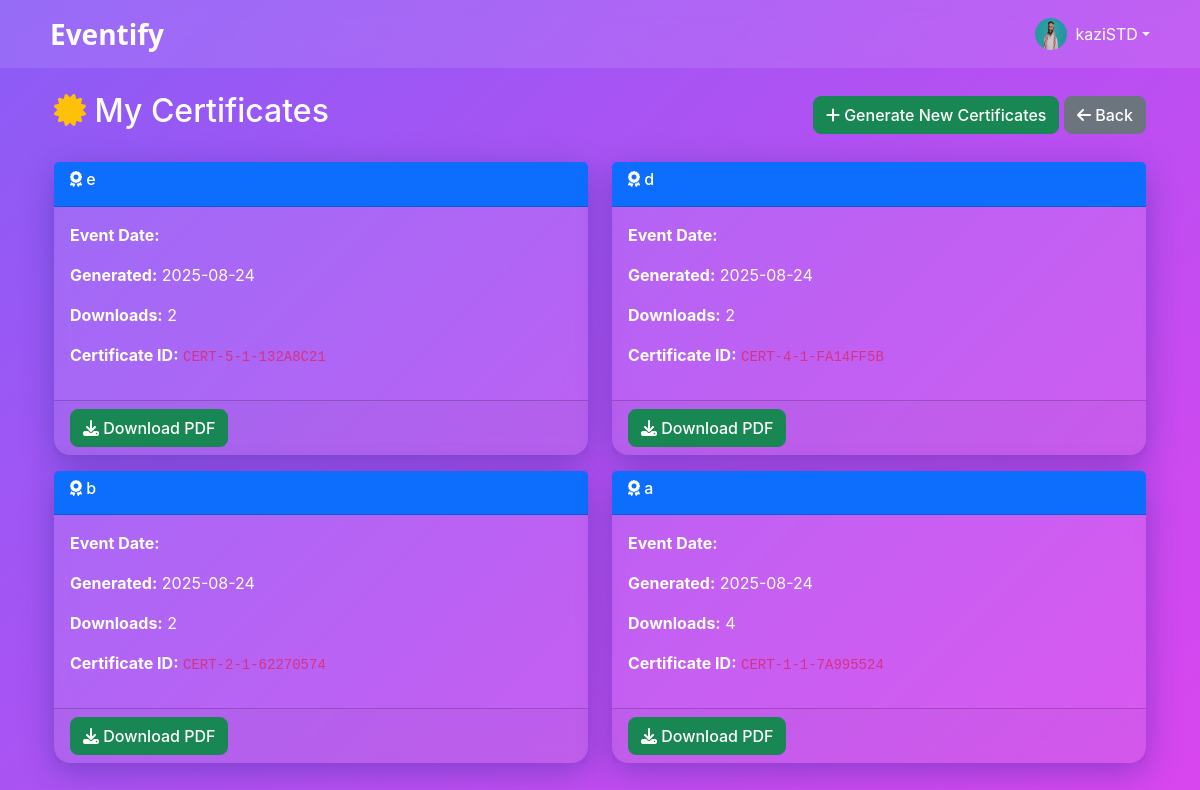
/student/certificates (signed in), run on the app's committed database.
### models/user.py (models this page shows, shortened)
class User(UserMixin, db.Model):
    __tablename__ = 'users'
    id = db.Column(db.Integer, primary_key=True)
    username = db.Column(db.String(80), unique=True, nullable=False)
    email = db.Column(db.String(120), unique=True, nullable=False)
    password_hash = db.Column(db.String(128), nullable=False)
    role = db.Column(db.String(20), nullable=False, default='student')  # 'student' or 'admin'
    created_at = db.Column(db.DateTime, default=datetime.utcnow)
    profile_image = db.Column(db.String(255), default=None)
    registered_events = db.relationship('Event', secondary='event_registrations', back_populates='registered_users')
    created_events = db.relationship('Event', foreign_keys='Event.creator_id', back_populates='creator')
    def is_student(self):
        return self.role == 'student'

### views/student.py (the view)
@student_bp.route('/certificates')
@login_required
def certificates():
    if cert_generator is None:
        init_certificate_generator()
    user_certificates = cert_generator.get_user_certificates(current_user.id)
    eligible_events = cert_generator.get_user_eligible_events(current_user)
    pending_events = cert_generator.get_user_pending_events(current_user)
    return render_template('student/certificates.html',
                         certificates=user_certificates,
                         eligible_events=eligible_events,
                         pending_events=pending_events)

### utils/certificate_generator.py (called while the page is built, shortened)
    def _load_records(self):
        try:
            with open(self.records_file, 'r') as f:
                return json.load(f)
        except:
            return {}

    def get_user_certificates(self, user_id):
        records = self._load_records()
        user_certs = []
        for cert_id, data in records.items():
            if data['user_id'] == user_id and data.get('is_valid', True):
                user_certs.append({
                    'id': cert_id,
                    'event_id': data['event_id'],
                    'event_title': data['event_title'],
                    'generated_at': data['generated_at'],
                    'download_count': data.get('download_count', 0),
                    'filename': data['filename']
                })
        return sorted(user_certs, key=lambda x: x['generated_at'], reverse=True)

    def get_user_eligible_events(self, user):
        eligible_events = []
        completed_cert_event_ids = []
        user_certs = self.get_user_certificates(user.id)
        completed_cert_event_ids = [cert['event_id'] for cert in user_certs]
        return eligible_events

    def get_user_pending_events(self, user):
        pending_events = []
        return pending_events

### views/student.py (called while the page is built)
@student_bp.before_request
@login_required
def require_student():
    if not current_user.is_student():
        flash('Access denied. Students only.', 'error')
        return redirect(url_for('admin.dashboard'))

### templates/student/certificates.html (shortened to what this page needs)
{% extends "base.html" %}
{% block content %}
<div class="container mt-4">
    <div class="d-flex justify-content-between align-items-center mb-4">
        <h2><i class="fas fa-certificate text-warning"></i> My Certificates</h2>
        <div>
            <a href="{{ url_for('student.generate_all_certificates') }}" class="btn btn-success">
                <i class="fas fa-plus"></i> Generate New Certificates
            </a>
            <a href="{{ url_for('student.dashboard') }}" class="btn btn-secondary">
                <i class="fas fa-arrow-left"></i> Back
            </a>
        </div>
    </div>
    {% if certificates %}
    <div class="row">
        {% for cert in certificates %}
        <div class="col-md-6 mb-3">
            <div class="card">
                <div class="card-header bg-primary text-white">
                    <h6><i class="fas fa-award"></i> {{ cert.event_title }}</h6>
                </div>
                <div class="card-body">
                    <p><strong>Event Date:</strong> {{ cert.event_date }}</p>
                    <p><strong>Generated:</strong> {{ cert.generated_at[:10] }}</p>
                    <p><strong>Downloads:</strong> {{ cert.download_count }}</p>
                    <p><strong>Certificate ID:</strong> <code>{{ cert.id }}</code></p>
                </div>
                <div class="card-footer">
                    <a href="{{ url_for('student.download_certificate_simple', cert_id=cert.id) }}"
                       class="btn btn-success">
                        <i class="fas fa-download"></i> Download PDF
                    </a>
                </div>
            </div>
        </div>
        {% endfor %}
    </div>
    {% endif %}
</div>
{% endblock %}

### templates/base.html (shortened to what this page needs)
<!DOCTYPE html>
<html lang="en" data-bs-theme="light">
<head>
    <link href="https://cdn.jsdelivr.net/npm/bootstrap@5.3.1/dist/css/bootstrap.min.css" rel="stylesheet">
    <link href="https://cdnjs.cloudflare.com/ajax/libs/font-awesome/6.4.2/css/all.min.css" rel="stylesheet">
    <link href="{{ url_for('static', filename='css/base.css') }}" rel="stylesheet">
</head>
<body class="modern-theme">
    <nav class="navbar navbar-expand-lg glass-nav">
        <div class="container">
            <a class="navbar-brand d-flex align-items-center" href="{{ url_for('index') }}">
                    <span class="brand-text">Eventify</span>
            </a>
            {% if current_user.is_authenticated %}
            <ul class="navbar-nav ms-auto">
                <li class="nav-item dropdown">
                    <a class="nav-link dropdown-toggle d-flex align-items-center" href="#" id="userDropdown" role="button" data-bs-toggle="dropdown" aria-expanded="false">
                        <div class="d-flex align-items-center">
                            <img src="{{ url_for('static', filename=current_user.profile_image) if current_user.profile_image else url_for('static', filename='img/default_profile.png') }}"
                                alt="Profile" class="rounded-circle me-2" width="32" height="32">
                            <span class="text-white">{{ current_user.username }}</span>
                        </div>
                    </a>
                </li>
            </ul>
            {% endif %}
        </div>
    </nav>
    <main class="container mt-4">
        <div class="content-wrapper">
            {% block content %}{% endblock %}
        </div>
    </main>
</body>
</html>

### static/css/base.css (style rules this page uses)
body { min-height: 100vh; background: linear-gradient(135deg, var(--gradient-start), var(--gradient-end)); color: #fff; font-family: 'Inter', system-ui, -apple-system, sans-serif; transition: background-color 0.3s ease, color 0.3s ease; }
.navbar { position: sticky; top: 0; z-index: 1000; backdrop-filter: blur(12px); transition: all 0.4s ease; background: var(--glass-bg); }
.navbar-brand { font-weight: 700; color: var(--primary-color); font-size: 1.5rem; }
.card, .glass-card { border: none; border-radius: 1rem; box-shadow: var(--glass-shadow); background: var(--glass-bg); backdrop-filter: blur(10px); -webkit-backdrop-filter: blur(10px); transition: transform 0.3s ease, box-shadow 0.3s ease; }
.btn { border-radius: 0.5rem; font-weight: 500; }
.nav-link { color: rgba(255, 255, 255, 0.9) !important; transition: all 0.3s ease; }
:root { --gradient-start: #8B5CF6; --gradient-end: #D946EF; --glass-bg: rgba(255, 255, 255, 0.1); --glass-border: rgba(255, 255, 255, 0.18); --glass-shadow: 0 8px 32px 0 rgba(31, 38, 135, 0.37); --primary-color: #6f42c1; --primary-hover: #5a32a3; --secondary-color: #e9ecef; --text-primary: #212529; --text-secondary: #6c757d; --border-color: #dee2e6; --accent-gradient: linear-gradient(135deg, #6f42c1, #8250df); transition: color-scheme 0.3s ease; }
.navbar-brand { font-family: 'Poppins', 'Segoe UI', sans-serif; font-weight: 700; font-size: 1.75rem; color: #212529 !important; }
body, .card, .card-body, .card-title, .card-text, h1, h2, h3, h4, h5, h6, p, span, li, td, th, .event-info, .event-meta, .event-item, .event-item i, .event-item .fa, .event-item .fas { color: #fff !important; }

### data on the page
User: profile_image (picture), username "kaziSTD"

### other printed values
{{ cert.event_title }} "e" "d" "b" "a"
{{ cert.generated_at[:10] }} "2025-08-24" "2025-08-24" "2025-08-24" "2025-08-24"
{{ cert.download_count }} "2" "2" "2" "4"
{{ cert.id }} "CERT-5-1-132A8C21" "CERT-4-1-FA14FF5B" "CERT-2-1-62270574" "CERT-1-1-7A995524"
